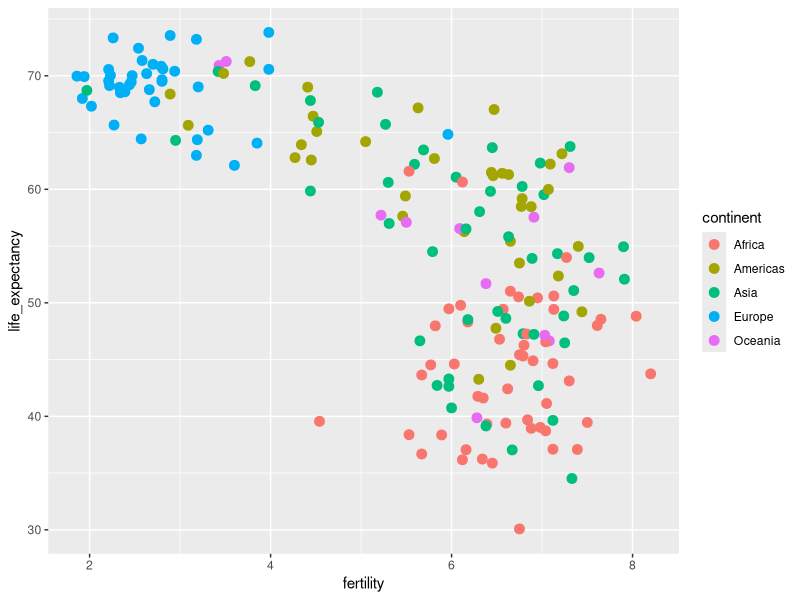
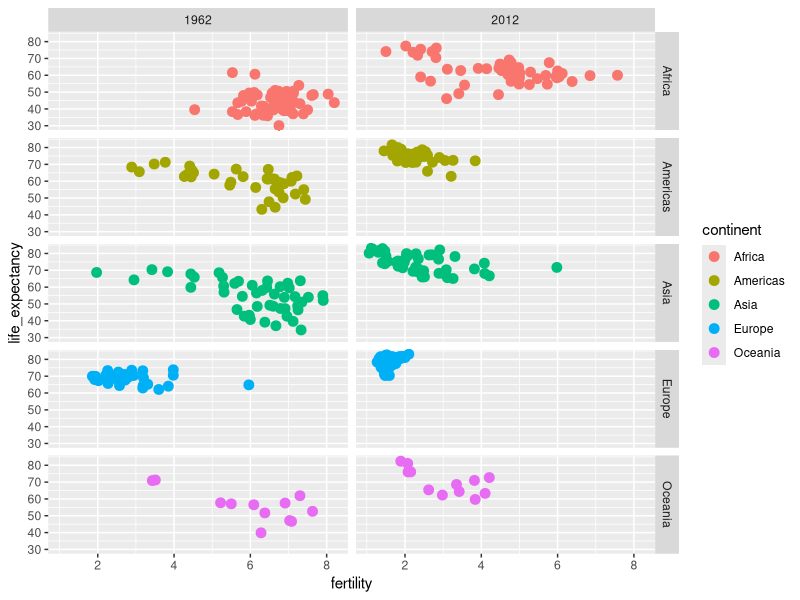
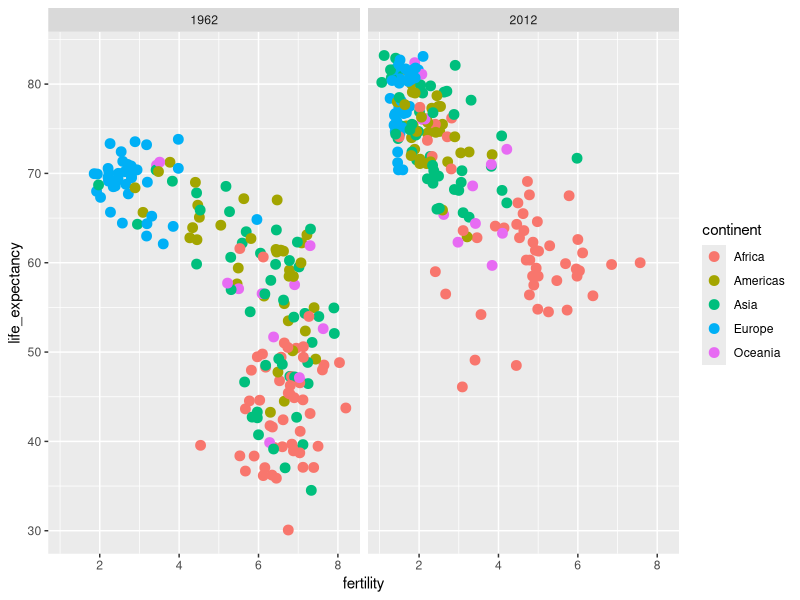
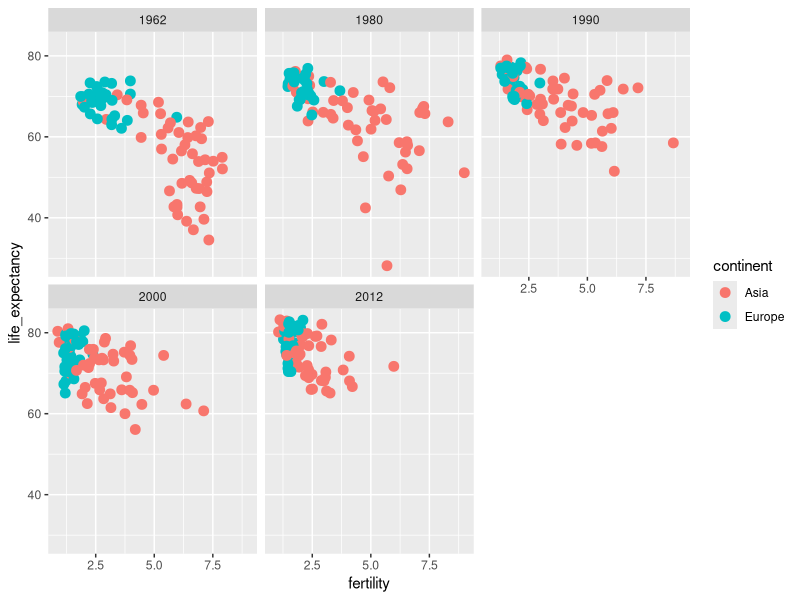
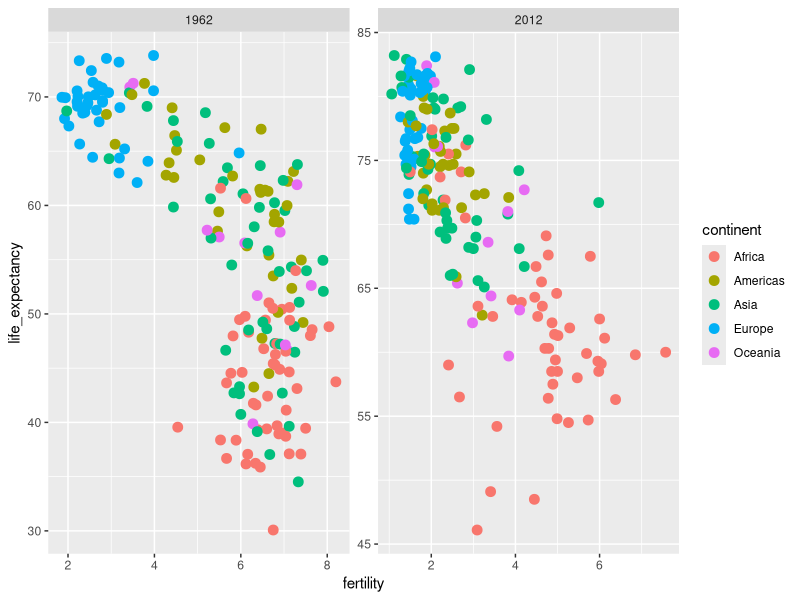
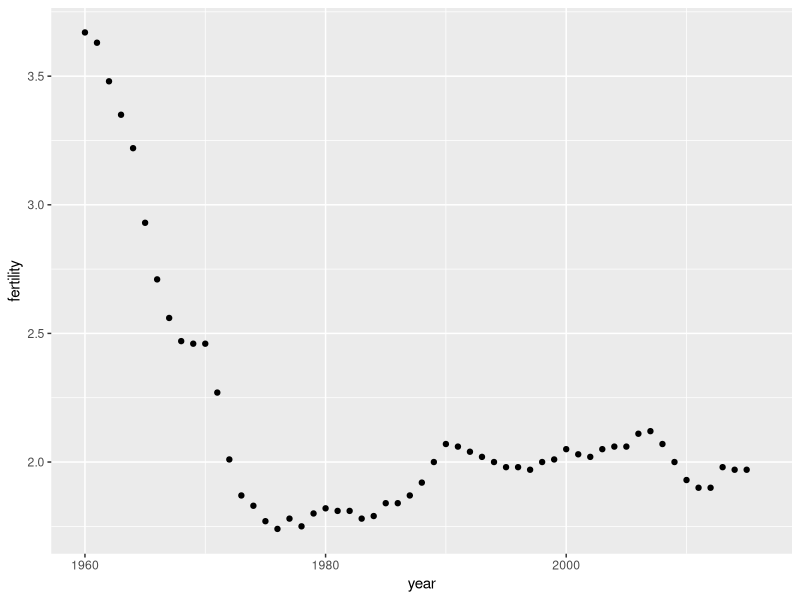
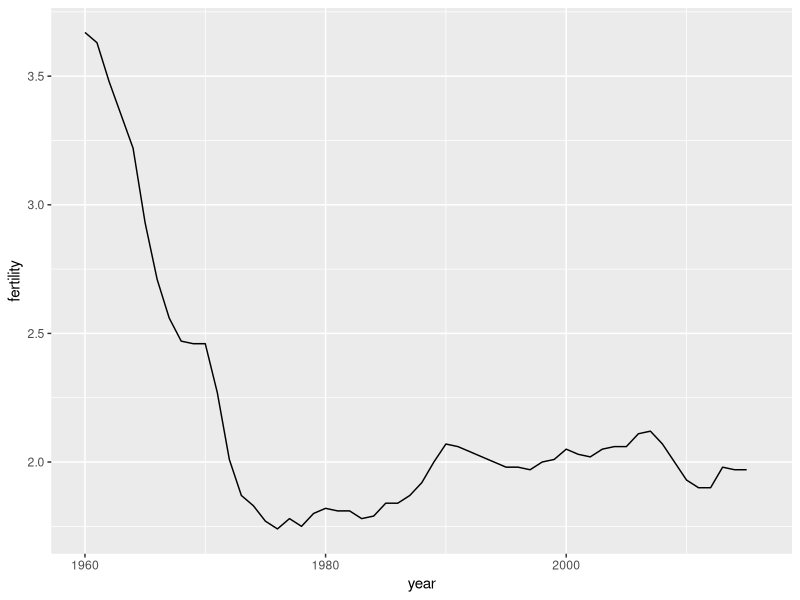
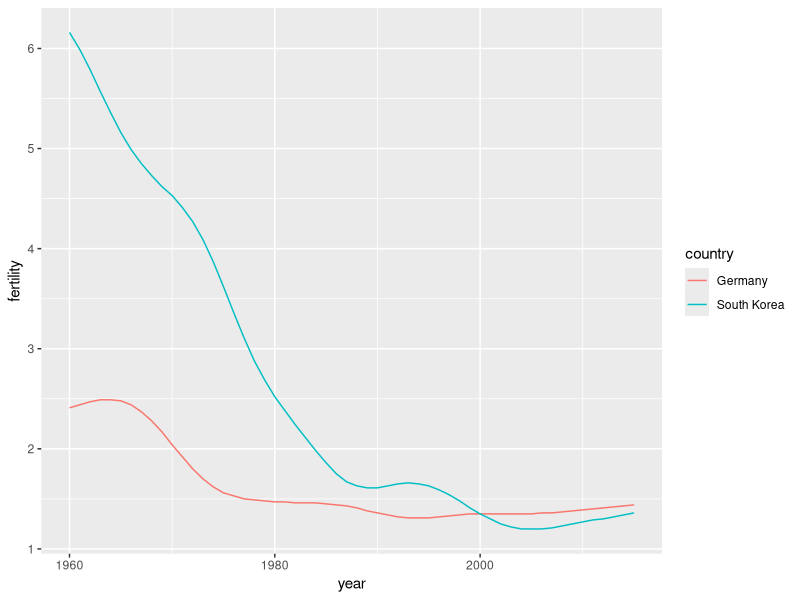

These charts were generated, in order, by the following R code:
# CHAPTER 9 - DATA VISUALIZATION IN PRACTICE----
# 9.1 Case Study----
library(tidyverse)
library(dslabs)
data(gapminder)
gapminder %>% as_tibble()

gapminder %>%
  filter(year == 2015 & country %in% c("Sri Lanka", "Turkey")) %>%
  select(country, infant_mortality)

# 9.2 Scatterplots----
filter(gapminder, year == 1962) %>%
  ggplot(aes(fertility, life_expectancy, color = continent)) +
  geom_point(size = 3)

# 9.3 Faceting----
filter(gapminder, year %in% c(1962, 2012)) %>%
  ggplot(aes(fertility, life_expectancy, color = continent)) +
  geom_point(size=3) +
  facet_grid(continent~year) # facet_grid separates the plots according to the combination of variables placed as arguments. We will have one plot per each combination of year and continent.

filter(gapminder, year %in% c(1962, 2012)) %>%
  ggplot(aes(fertility, life_expectancy, color = continent)) +
  geom_point(size = 3) +
  facet_grid(.~year) # the dot tells facet_grid we are not using the first argument, so it should split the plots just by the second argument (year)

years <- c(1962, 1980, 1990, 2000, 2012)
continents <- c("Europe", "Asia")
gapminder %>%
  filter(year %in% years & continent %in% continents) %>%
  ggplot(aes(fertility, life_expectancy, color=continent)) +
  geom_point(size=3) +
  facet_wrap(~year) # facet_wrap permits permits us to automatically place plots in multiple rows and columns. Facet_grid would have placed all the plots in the same row.

filter(gapminder, year %in% c(1962, 2012)) %>%
  ggplot(aes(fertility, life_expectancy, col=continent)) +
  geom_point(size = 3) +
  facet_wrap(. ~ year, scales = "free") # parameter scales = "free" automatically adjust the axis scale according to plotted data (not great for comparing multiple plots).

# 9.4 Time Series Plots----
gapminder %>%
  filter(country == "United States") %>%
  ggplot(aes(year, fertility)) +
  geom_point()

gapminder %>%
  filter(country == "United States") %>%
  ggplot(aes(year, fertility)) +
  geom_line() # here we create a curve by joining the points with lines by geom_line()


countries <- c("South Korea", "Germany")

gapminder %>%
  filter(country %in% countries & !is.na(fertility)) %>%
  ggplot(aes(year, fertility, color=country)) +
  geom_line()


labels <- data.frame(country = countries, x = c(1975, 1965), y = c(60, 72))

gapminder %>%
  filter(country %in% countries) %>%
  ggplot(aes(year, life_expectancy, col = country)) +
  geom_line() +
  geom_text(data = labels, aes(x, y, label = country), size = 5) + # with this trick we assigns labels to the curves. Labels are preferred to legends in time series.
  theme(legend.position = "none")

# 9.5 Data Transformations----
gapminder <- gapminder %>% mutate(dollars_per_day = gdp/population/365)

past_year <- 1970
gapminder %>%
  filter(year == past_year & !is.na(gdp)) %>%
  ggplot(aes(dollars_per_day)) +
  geom_histogram(binwidth =1, color = "black")

gapminder %>%
  filter(year == past_year & !is.na(gdp)) %>%
  ggplot(aes(log2(dollars_per_day))) + # same distribution but applying a log2 transformation which turns doubling of values into increase of 1. Approach of scaling the data.
  geom_histogram(binwidth=1, col="black")


filter(gapminder, year == past_year) %>%
  summarize(min = min(population), max = max(population))

gapminder %>%
  filter(year == past_year) %>%
  ggplot(aes(log10(population))) + # here we use a log10 given the data range
  geom_histogram(binwidth = 0.5, color = "black")

gapminder %>%
  filter(year == past_year & !is.na(gdp)) %>%
  ggplot(aes(dollars_per_day)) +
  geom_histogram(binwidth=1, color="black") +
  scale_x_continuous(trans = "log2") # this graph performs a log2 transformation but leaves the original x values on the x axis. This is the approach to scale the axis.

# 9.7 Comparing Multiple Distributions with Boxplots and Ridge Plots----
gapminder %>%
  filter(year == past_year & !is.na(gdp)) %>%
  mutate(region = reorder(region, dollars_per_day, FUN = median)) %>%
  ggplot(aes(dollars_per_day, region)) +
  geom_point() +
  scale_x_continuous(trans = "log2")


gapminder <- gapminder %>%
  mutate(group = case_when(
    region %in% c("Western Europe", "Northern Europe", "Southern Europe", "Northern America", "Australia and New Zealand") ~ "West",
    region %in% c("Eastern Asia", "South-Eastern Asia") ~ "East Asia",
    region %in% c("Caribbean", "Central America", "South America", "Latin America") ~ "Latin America",
    continent == "Africa" &
      region != "Northern Africa" ~ "Sub-Saharian",
    TRUE ~ "Others"
  ))

gapminder <- gapminder %>%
  mutate(group = factor(group, levels = c("Others", "Latin America", "East Asia", "Sub-Saharian", "West")))

p <- gapminder %>%
  filter(year == past_year & !is.na(gdp)) %>%
  ggplot(aes(group, dollars_per_day)) +
  geom_boxplot() +
  scale_y_continuous(trans = "log2") +
  xlab("") +
  theme(axis.text.x = element_text(angle = 90, hjust = 1)) # angle = 90 sets the x axis labels vertical, otherwise they would not have fit

p

p + geom_point(alpha = 0.25) # we add the data points with some transparency


library(ggridges)
p <- gapminder %>%
  filter(year == past_year & !is.na(dollars_per_day)) %>%
  ggplot(aes(dollars_per_day, group)) +
  scale_x_continuous(trans = "log2")
p + geom_density_ridges() # creates a ridge plot, useful for seeing multi-modality when comparing multiple distributions

p + geom_density_ridges(jittered_points = TRUE) # adds data points

p + geom_density_ridges(jittered_points = TRUE,
                        position = position_points_jitter(height=0),
                        point_shape = '|', point_size = 3,
                        point_alpha = 1, alpha = 0.7) # translates data points in the x axis, creating a so called rug representation

present_year<- 2010
years <- c(past_year, present_year)
gapminder %>%
  filter(year %in% years & !is.na(gdp)) %>%
  mutate(west = ifelse(group == "West", "West", "Developing")) %>%
  ggplot(aes(dollars_per_day)) +
  geom_histogram(binwidth = 1, color = "black") +
  scale_x_continuous(trans = "log2") +
  facet_grid(year ~ west)

country_list_1 <- gapminder %>%
  filter(year == past_year & !is.na(gdp)) %>%
  pull(country)
country_list_2 <- gapminder %>%
  filter(year == present_year & !is.na(gdp)) %>%
  pull(country)

country_list <- intersect(country_list_1, country_list_2) # allows to create a vector containing only the common values between two objects

gapminder %>% # we remake the same plot as before but only including the common countries
  filter(year %in% years & country %in% country_list & !is.na(gdp)) %>%
  mutate(west = ifelse(group == "West", "West", "Developing")) %>%
  ggplot(aes(dollars_per_day)) +
  geom_histogram(binwidth = 1, color = "black") +
  scale_x_continuous(trans = "log2") +
  facet_grid(year ~ west)

gapminder %>%
  filter(year %in% years & country %in% country_list) %>%
  ggplot(aes(group, dollars_per_day)) +
  geom_boxplot() +
  theme(axis.text.x = element_text(angle = 90, hjust = 1)) +
  scale_y_continuous(trans = "log2") +
  xlab("") +
  facet_grid(. ~ year)


gapminder %>%
  filter(year %in% years & country %in% country_list) %>%
  mutate(year = factor(year)) %>%
  ggplot(aes(group, dollars_per_day, fill = year)) + # if we give a factor as fill, ggplot will automatically plot the factors levels separately, useful for graphical comparison.
  geom_boxplot() +
  theme(axis.text.x = element_text(angle = 90, hjust = 1)) +
  scale_y_continuous(trans = "log2") +
  xlab("")


gapminder %>%
  filter(year %in% years & country %in% country_list) %>%
  ggplot(aes(dollars_per_day)) +
  geom_density(fill = 'grey') + # density plot for the dollars per day variable
  scale_x_continuous(trans = 'log2') +
  facet_grid(. ~ year) # 2 graphs, one per each year considered


gapminder %>%
  filter(year %in% years & country %in% country_list) %>%
  mutate(group = ifelse(group == "West", "West", "Developing")) %>% # split the data into developing and west
  ggplot(aes(dollars_per_day, fill = group)) + # fill by west and developing
  scale_x_continuous(trans = 'log2') +
  geom_density(alpha = 0.2) +
  facet_grid(year ~ .) # this time we still divide the plots by year, but we place them vertically and not horizontally

p <- gapminder %>%
  filter(year %in% years & country %in% country_list) %>%
  mutate(group = ifelse(group == "West", "West", "Developing")) %>%
  ggplot(aes(dollars_per_day, after_stat(count), fill = group)) +  # the after_stat(count) parameters returns the absolute counts rather than the relative counts per group.
  # this is useful for highlighting the different sizes of the groups (e.g. group one has 20 elements, group two has 80 elements)
  scale_x_continuous(trans = "log2", limit = c(0.125, 300))

p + geom_density(alpha = 0.2) +
  facet_grid(year ~ .)

p + geom_density(alpha = 0.2, bw = 0.75) + # bw parameter makes the curves smoother
  facet_grid(year ~ .)

library(ggridges)
gapminder %>% # with this ridge plot we see which subgroups are most shifting the major west vs developing distributions
  filter(year %in% years & !is.na(dollars_per_day)) %>%
  ggplot(aes(dollars_per_day, group)) +
  scale_x_continuous(trans = 'log2') +
  geom_density_ridges() +
  facet_grid(. ~ year)

gapminder %>% # same graph and intent of before but this time we overlap the curves. 
  filter(year %in% years, country %in% country_list) %>%
  group_by(year) %>% # ensures the weights are computed separately for each year, reflecting the distribution of population within that year
  mutate(weight = population / sum(population)*2) %>% # adds a weight column that normalizes the population data
  ungroup() %>% # resets the grouping to avoid unintended grouping effects during plotting
  ggplot(aes(dollars_per_day, fill = group, weight = weight)) + # add the weight factor into the aesthetics
  scale_x_continuous(trans = 'log2', limit = c(0.125, 300)) +
  geom_density(alpha = 0.2, bw = 0.75, position = 'stack') +
  facet_grid(year ~ .)
